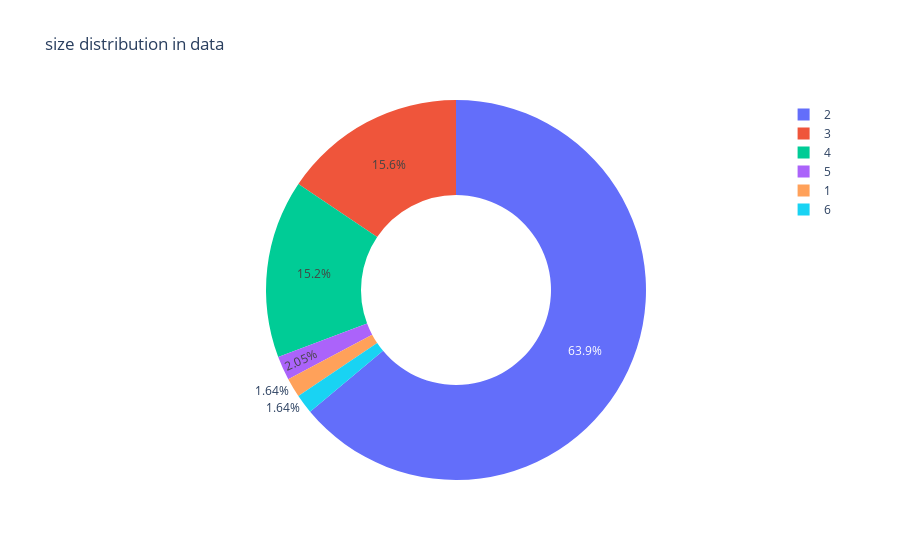

Notebook source saved alongside this figure:
### Code cell
get_pie_chart(tips, 'size')

### Figure 1 — Plotly figure (JSON) as saved in the notebook; plotly's stock layout.template omitted (floating-point values rounded to 4 significant figures)
{"data": [{"domain": {"x": [0, 1], "y": [0, 1]}, "hole": 0.5, "hovertemplate": "size=%{label}<br>value=%{value}<extra></extra>", "labels": [2, 3, 4, 5, 1, 6], "legendgroup": "", "name": "", "showlegend": true, "type": "pie", "values": [156, 38, 37, 5, 4, 4]}], "layout": {"legend": {"tracegroupgap": 0}, "title": {"text": "size distribution in data"}}}
